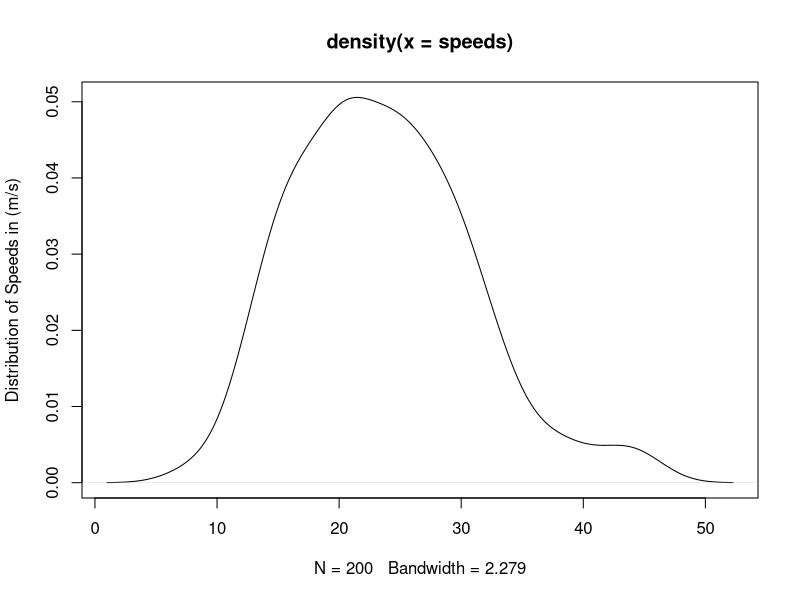

The R script that drew this image: (Note: this script raises an error after producing the figure.)
## ---- chunk 1
knitr::opts_chunk$set(echo = TRUE)
library(tidyverse)
library(ggpubr)
## ---- chunk 2
#method using pmap 

#super light car, mass=5000 kg and surface area= 10m2
possible_cars = data.frame(name = c("A","B","C", "D"),mass=c(10000,65000,38000,5000), area = c(22,30,22,10))

nsample = 200
mean_speed = log(80*0.277)

speeds = rlnorm(mean=mean_speed, sd=0.1*mean_speed, nsample)
summary(speeds)

plot(density(speeds), ylab="Distribution of Speeds in (m/s)")


#running pmap for each value with other parameters set
powerall1 = pmap(list(A = possible_cars$area, m=possible_cars$mass), fuel_eff, V=speeds)

#turning loop results into dataframe
powerall1 = as.data.frame(powerall1, col.names=possible_cars$name)

# run the function for each row in parameters listed, using values for other parameters listed in MoreArgs EACH time - a column for row in parameter list is returned
powerall1b = mapply(FUN=fuel_eff, A = possible_cars$area, m=possible_cars$mass, MoreArgs = list(V=speeds)  )

#add column names
colnames(powerall1b)=possible_cars$name

head(powerall1b)
head(powerall1)

# for plotting sometimes its useful to turn columns in to rows
powerallr1 = powerall1 %>% pivot_longer(cols=everything(), names_to="car", values_to="power")
head(powerallr1)

#visualization

method1_plot = ggplot(powerallr1, aes(car,power, fill=car))+geom_boxplot()+ggtitle("pmap")

method1_plot

## ---- chunk 3
#method using FOR loop

# assume a log normal distribution of speeds with mean 100km/hr
# convert speeds
# sample of a 200 speeds

nsample = 200
mean_speed = log(80*0.277)

speeds = rlnorm(mean=mean_speed, sd=0.1*mean_speed, nsample)
summary(speeds)

plot(density(speeds), ylab="Distribution of Speeds in (m/s)")



# data frame creation one column for each car and one row for each speed

powerall2 = as.data.frame(matrix(nrow=length(speeds), ncol=nrow(possible_cars)))



#looping
for (i in 1:nrow(possible_cars)) {
  powerall2[,i] = fuel_eff(A=possible_cars$area[i], m=possible_cars$mass[i], V=speeds)
}

# we can add column names
colnames(powerall2)=possible_cars$name

head(powerall2)

# plotting is the same as above

# turn columns into rows 
powerallr2 = powerall2 %>% pivot_longer(cols=everything(), names_to="car", values_to="power")

# quick visualization
method2_plot = ggplot(powerallr2, aes(car,power, fill=car))+geom_boxplot()+ggtitle("For Loop")

method2_plot


## ---- chunk 4
ggarrange(method1_plot, method2_plot, nrow=2)

powerall1 %>% map(mean)
powerall2 %>% map(mean)
